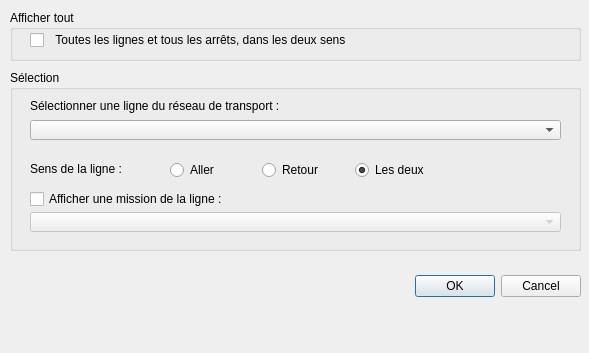
<?xml version="1.0" encoding="UTF-8"?>
<ui version="4.0">
 <class>DisplayLines</class>
 <widget class="QDialog" name="DisplayLines">
  <property name="geometry">
   <rect>
    <x>0</x>
    <y>0</y>
    <width>589</width>
    <height>353</height>
   </rect>
  </property>
  <property name="windowTitle">
   <string>Potimart - Afficher les lignes</string>
  </property>
  <widget class="QDialogButtonBox" name="buttons">
   <property name="geometry">
    <rect>
     <x>410</x>
     <y>270</y>
     <width>171</width>
     <height>32</height>
    </rect>
   </property>
   <property name="orientation">
    <enum>Qt::Horizontal</enum>
   </property>
   <property name="standardButtons">
    <set>QDialogButtonBox::Cancel|QDialogButtonBox::Ok</set>
   </property>
  </widget>
  <widget class="QGroupBox" name="groupBoxSelection">
   <property name="geometry">
    <rect>
     <x>10</x>
     <y>70</y>
     <width>571</width>
     <height>181</height>
    </rect>
   </property>
   <property name="title">
    <string>Sélection</string>
   </property>
   <widget class="QComboBox" name="LinesComboBox">
    <property name="enabled">
     <bool>true</bool>
    </property>
    <property name="geometry">
     <rect>
      <x>20</x>
      <y>50</y>
      <width>531</width>
      <height>20</height>
     </rect>
    </property>
    <property name="sizePolicy">
     <sizepolicy hsizetype="Fixed" vsizetype="Fixed">
      <horstretch>0</horstretch>
      <verstretch>0</verstretch>
     </sizepolicy>
    </property>
    <property name="editable">
     <bool>false</bool>
    </property>
    <property name="maxVisibleItems">
     <number>10</number>
    </property>
    <property name="maxCount">
     <number>100</number>
    </property>
   </widget>
   <widget class="QLabel" name="label_3">
    <property name="geometry">
     <rect>
      <x>20</x>
      <y>20</y>
      <width>511</width>
      <height>31</height>
     </rect>
    </property>
    <property name="minimumSize">
     <size>
      <width>411</width>
      <height>31</height>
     </size>
    </property>
    <property name="text">
     <string>Sélectionner une ligne du réseau de transport :</string>
    </property>
   </widget>
   <widget class="QWidget" name="layoutWidget">
    <property name="geometry">
     <rect>
      <x>160</x>
      <y>80</y>
      <width>271</width>
      <height>41</height>
     </rect>
    </property>
    <layout class="QHBoxLayout" name="horizontalLayout">
     <item>
      <widget class="QRadioButton" name="fwRadioButton">
       <property name="text">
        <string>Aller</string>
       </property>
      </widget>
     </item>
     <item>
      <widget class="QRadioButton" name="bwRadioButton">
       <property name="text">
        <string>Retour</string>
       </property>
      </widget>
     </item>
     <item>
      <widget class="QRadioButton" name="bothRadioButton">
       <property name="text">
        <string>Les deux</string>
       </property>
       <property name="checked">
        <bool>true</bool>
       </property>
      </widget>
     </item>
    </layout>
   </widget>
   <widget class="QLabel" name="label">
    <property name="geometry">
     <rect>
      <x>20</x>
      <y>91</y>
      <width>111</width>
      <height>16</height>
     </rect>
    </property>
    <property name="text">
     <string>Sens de la ligne : </string>
    </property>
   </widget>
   <widget class="QComboBox" name="MissionsComboBox">
    <property name="enabled">
     <bool>false</bool>
    </property>
    <property name="geometry">
     <rect>
      <x>20</x>
      <y>142</y>
      <width>531</width>
      <height>20</height>
     </rect>
    </property>
    <property name="sizePolicy">
     <sizepolicy hsizetype="Fixed" vsizetype="Fixed">
      <horstretch>0</horstretch>
      <verstretch>0</verstretch>
     </sizepolicy>
    </property>
    <property name="editable">
     <bool>false</bool>
    </property>
    <property name="maxVisibleItems">
     <number>10</number>
    </property>
    <property name="maxCount">
     <number>100</number>
    </property>
   </widget>
   <widget class="QCheckBox" name="displayMissonCheckBox">
    <property name="geometry">
     <rect>
      <x>20</x>
      <y>120</y>
      <width>521</width>
      <height>18</height>
     </rect>
    </property>
    <property name="text">
     <string>Afficher une mission de la ligne :</string>
    </property>
   </widget>
  </widget>
  <widget class="QGroupBox" name="groupBoxAfficherTout">
   <property name="geometry">
    <rect>
     <x>10</x>
     <y>10</y>
     <width>571</width>
     <height>51</height>
    </rect>
   </property>
   <property name="title">
    <string>Afficher tout</string>
   </property>
   <widget class="QCheckBox" name="displayAllCheckBox">
    <property name="enabled">
     <bool>true</bool>
    </property>
    <property name="geometry">
     <rect>
      <x>20</x>
      <y>20</y>
      <width>499</width>
      <height>20</height>
     </rect>
    </property>
    <property name="minimumSize">
     <size>
      <width>0</width>
      <height>0</height>
     </size>
    </property>
    <property name="maximumSize">
     <size>
      <width>499</width>
      <height>16777215</height>
     </size>
    </property>
    <property name="font">
     <font>
      <strikeout>false</strikeout>
     </font>
    </property>
    <property name="layoutDirection">
     <enum>Qt::LeftToRight</enum>
    </property>
    <property name="text">
     <string>  Toutes les lignes et tous les arrêts, dans les deux sens</string>
    </property>
   </widget>
  </widget>
 </widget>
 <resources/>
 <connections>
  <connection>
   <sender>buttons</sender>
   <signal>accepted()</signal>
   <receiver>DisplayLines</receiver>
   <slot>accept()</slot>
   <hints>
    <hint type="sourcelabel">
     <x>400</x>
     <y>311</y>
    </hint>
    <hint type="destinationlabel">
     <x>157</x>
     <y>274</y>
    </hint>
   </hints>
  </connection>
  <connection>
   <sender>buttons</sender>
   <signal>rejected()</signal>
   <receiver>DisplayLines</receiver>
   <slot>reject()</slot>
   <hints>
    <hint type="sourcelabel">
     <x>400</x>
     <y>311</y>
    </hint>
    <hint type="destinationlabel">
     <x>286</x>
     <y>274</y>
    </hint>
   </hints>
  </connection>
  <connection>
   <sender>displayAllCheckBox</sender>
   <signal>toggled(bool)</signal>
   <receiver>groupBoxSelection</receiver>
   <slot>setDisabled(bool)</slot>
   <hints>
    <hint type="sourcelabel">
     <x>110</x>
     <y>38</y>
    </hint>
    <hint type="destinationlabel">
     <x>295</x>
     <y>165</y>
    </hint>
   </hints>
  </connection>
  <connection>
   <sender>displayMissonCheckBox</sender>
   <signal>toggled(bool)</signal>
   <receiver>bwRadioButton</receiver>
   <slot>setDisabled(bool)</slot>
   <hints>
    <hint type="sourcelabel">
     <x>115</x>
     <y>198</y>
    </hint>
    <hint type="destinationlabel">
     <x>275</x>
     <y>169</y>
    </hint>
   </hints>
  </connection>
  <connection>
   <sender>displayMissonCheckBox</sender>
   <signal>toggled(bool)</signal>
   <receiver>fwRadioButton</receiver>
   <slot>setDisabled(bool)</slot>
   <hints>
    <hint type="sourcelabel">
     <x>115</x>
     <y>198</y>
    </hint>
    <hint type="destinationlabel">
     <x>183</x>
     <y>169</y>
    </hint>
   </hints>
  </connection>
  <connection>
   <sender>displayMissonCheckBox</sender>
   <signal>toggled(bool)</signal>
   <receiver>bothRadioButton</receiver>
   <slot>setDisabled(bool)</slot>
   <hints>
    <hint type="sourcelabel">
     <x>115</x>
     <y>198</y>
    </hint>
    <hint type="destinationlabel">
     <x>366</x>
     <y>169</y>
    </hint>
   </hints>
  </connection>
  <connection>
   <sender>displayMissonCheckBox</sender>
   <signal>toggled(bool)</signal>
   <receiver>MissionsComboBox</receiver>
   <slot>setEnabled(bool)</slot>
   <hints>
    <hint type="sourcelabel">
     <x>115</x>
     <y>198</y>
    </hint>
    <hint type="destinationlabel">
     <x>295</x>
     <y>221</y>
    </hint>
   </hints>
  </connection>
 </connections>
</ui>
